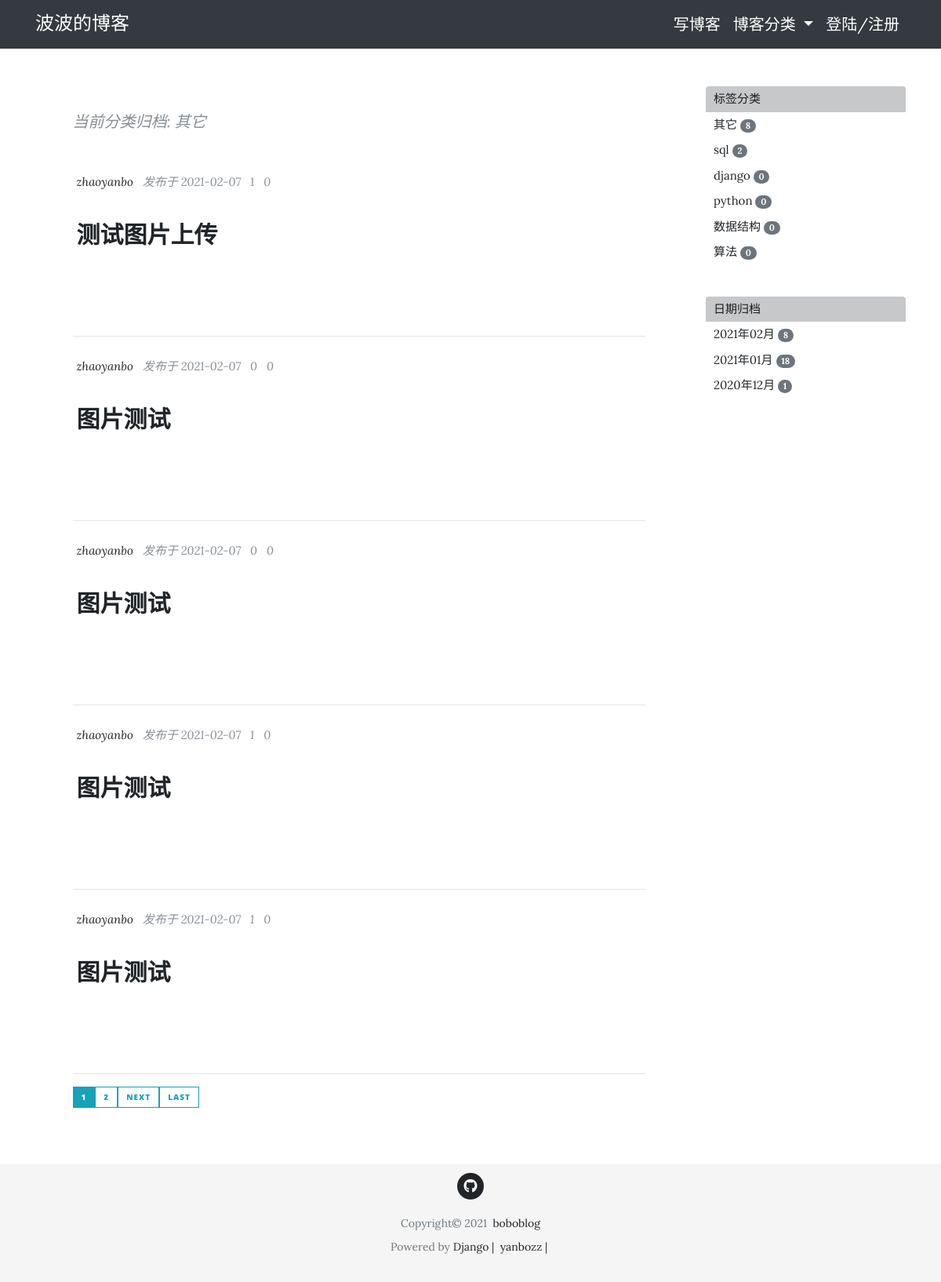
The app's page /post/qi-ta/, older data.
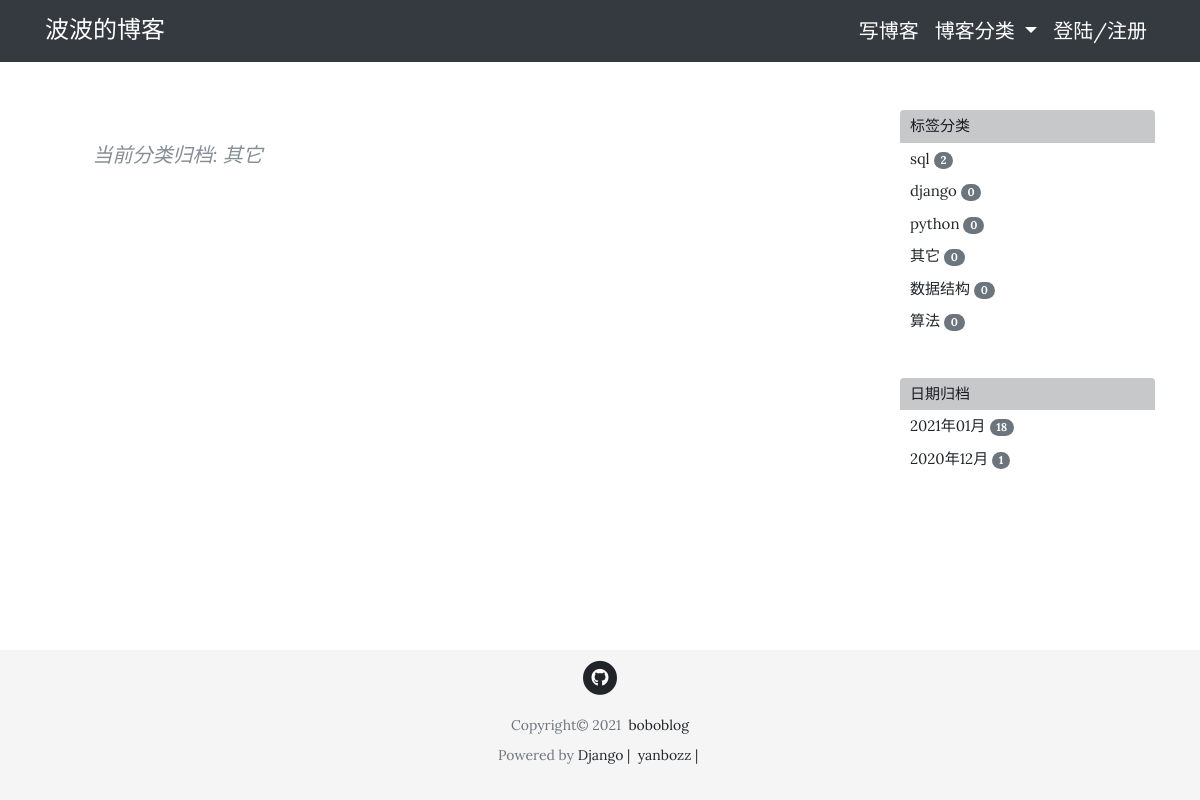
The same page, newer data.
### blog/models.py (models this page shows, shortened)
class Post(models.Model, ViewCountExtension):
    title = models.CharField(max_length=50)
    pub_date = models.DateTimeField(default=timezone.now)
    content = RichTextUploadingField()
    author = models.ForeignKey(User, on_delete=models.CASCADE)
    view_count = GenericRelation(
        ViewCount,
        related_query_name='post',
        content_type_field='content_type',
        object_id_field='object_id'
    )
    view_detail = GenericRelation(
        ViewDetail,
        related_query_name='post',
        content_type_field='content_type',
        object_id_field='object_id',
    )
    @property
    def comments(self):
        qs = Comment.objects.filter_by_instance(self)
        return qs
    @property
    def get_comments_count(self):
        return self.comments.count()
    @property
    def short_content(self):
        paragraphs = self.content.split('</p>')[:2]
        short_content = ''
        for paragraph in paragraphs:
            short_content += paragraph + '</p>'
        return short_content

### viewcount/models.py (models this page shows, shortened)
class ViewCount(models.Model):
    count = models.IntegerField(default=0)
    content_type = models.ForeignKey(ContentType, on_delete=models.CASCADE)
    object_id = models.PositiveIntegerField()
    content_object = GenericForeignKey('content_type', 'object_id')

### tag/models.py (models this page shows, shortened)
class PostTag(models.Model):
    slug = models.SlugField(max_length=50)
    tag_name = models.CharField(max_length=50)
    created = models.DateTimeField(default=timezone.now)
    posts = models.ManyToManyField(Post, blank=True,
                                   related_name='tags', related_query_name='tag')
    objects = PostTagManager()
    def get_posts(self):
        return Post.objects.filter(tag=self)

### blog/views.py (the view)
# urls.py: path('post/<slug:slug>/', PostTagListView.as_view(), name='posts-with-tag'),
class PostTagListView(PostListView):
    template_name = 'blog/post_tag.html'
    def get_context_data(self, **kwargs):
        context = super().get_context_data(**kwargs)
        context['tag'] = PostTag.objects.get(slug=self.kwargs['slug'])
        return context
    def get_queryset(self):
        tag_name = self.kwargs['slug']
        tag = PostTag.objects.get(slug=tag_name)
        return tag.get_posts()

### blog/views.py (called while the page is built)
    def get_context_data(self, **kwargs):
        context = super().get_context_data(**kwargs)
        date_qs = Post.objects.dates('pub_date', 'month', 'DESC')
        post_dates = self.get_count_in_month(date_qs)
        tags = PostTag.objects.get_posts_count()
        context['post_dates'] = post_dates
        context['tags'] = tags
        return context

    def get_count_in_month(self, qs):
        qs = qs.values('datefield').annotate(post_count=Count('id'))
        post_dates = []
        for date_qs in qs:
            post_dates.append((date_qs['datefield'], date_qs['post_count']))
        return post_dates

### comments/models.py (called while the page is built)
    def filter_by_instance(self, instance):
        obj_id = instance.id
        content_type = ContentType.objects.get_for_model(instance.__class__)
        qs = super(CommentManager, self).filter(
            content_type=content_type, object_id=obj_id).filter(parent=None)
        return qs

### tag/models.py (called while the page is built)
    def get_posts_count(self):
        tags = PostTag.objects.annotate(num_posts=Count('posts')).order_by('-num_posts')
        return tags

### blog/templates/blog/post_tag.html (shortened to what this page needs)
{% extends "blog/base.html"  %}
{% block content %}
<div class="col-lg-8 col-md-10 mx-auto">
  <div class="tag-container">
      <p>当前分类归档: {{ tag.tag_name }}</p>
  </div>
  {% for post in posts %}
  <div class="post-preview">
    <div class="post-meta">
      <a href="">{{ post.author }}&nbsp;&nbsp;</a>
      发布于 {{ post.pub_date|date:"Y-m-d" }}&nbsp;&nbsp;
       {{ post.get_view_count }}&nbsp;&nbsp;
       {{ post.get_comments_count }}&nbsp;&nbsp;
    </div>
    <div class="post-box">
      <a href="{% url 'post-detail' post.id %}">
        <h3 class="post-title">
          {{ post.title }}
        </h3>
      </a>
      {{ post.short_content|safe }}
    </div>
  </div>
  <hr>
  {% endfor %}
  <div class="pagination">
    {% if is_paginated %}
      {% for num in page_obj.paginator.page_range %}
        {% if page_obj.number == num %}
          <a class="btn btn-info btn-sm mb-4" href="?page={{ num }}">{{ num }}</a>
        {% elif num > page_obj.number|add:'-3' and num < page_obj.number|add:'3'%}
          <a class="btn btn-outline-info btn-sm mb-4" href="?page={{ num }}">{{ num }}</a>
        {% endif %}
      {% endfor %}
      {% if page_obj.has_next %}
        <a class="btn btn-outline-info btn-sm mb-4" href="?page={{ page_obj.next_page_number }}">next</a>
        <a class="btn btn-outline-info btn-sm mb-4" href="?page={{ page_obj.paginator.num_pages }}">Last</a>
      {% endif %}
    {% endif %}
  </div>
</div>
{% include "blog/sidebar.html" %}
{% endblock content %}

### blog/templates/blog/sidebar.html
<div class="hidden-xs col-sm-10 col-md-2 col-lg-3">
  <div class="tag-list">
    <ul class="list-group">
      <li class="list-group-item list-group-item-dark">标签分类</li>
      {% for tag in tags %}
        <a href="{% url 'posts-with-tag' tag.slug %}" class="">
          <li class="list-group-item">
            {{ tag.tag_name }}
            <span class="badge badge-secondary badge-pill">{{ tag.num_posts }}</span>
          </li>
        </a>
      {% endfor %}
    </ul>
  </div>
  <div class="date-list">
    <ul class="list-group">
      <li class="list-group-item list-group-item-dark">日期归档</li>
      {% for post_date, count in post_dates %}
        <a href="{% url 'posts-with-date' post_date.year post_date.month %}" class="">
          <li class="list-group-item">
            {{ post_date|date:"Y年m月" }}
            <span class="badge badge-secondary badge-pill">{{ count }}</span>
          </li>
        </a>
      {% endfor %}
    </ul>
  </div>
</div>

Row changes from the older to the newer data that the page shows:
removed Post: author "zhaoyanbo", pub_date "2021-02-07", get_view_count "1", get_comments_count "0", title "测试图片上传"
removed Post: author "zhaoyanbo", pub_date "2021-02-07", get_view_count "0", get_comments_count "0", title "图片测试"
removed Post: author "zhaoyanbo", pub_date "2021-02-07", get_view_count "0", get_comments_count "0", title "图片测试"
removed Post: author "zhaoyanbo", pub_date "2021-02-07", get_view_count "1", get_comments_count "0", title "图片测试"
removed Post: author "zhaoyanbo", pub_date "2021-02-07", get_view_count "1", get_comments_count "0", title "图片测试"
shown differently, row unchanged: PostTag "其它": num_posts "8" → "0"; moves down the list
Text that changed along with them:
list line gone: "1"
list line gone: "2"
text no longer shown: "NEXT LAST"
list line gone: "2021年02月 8"
